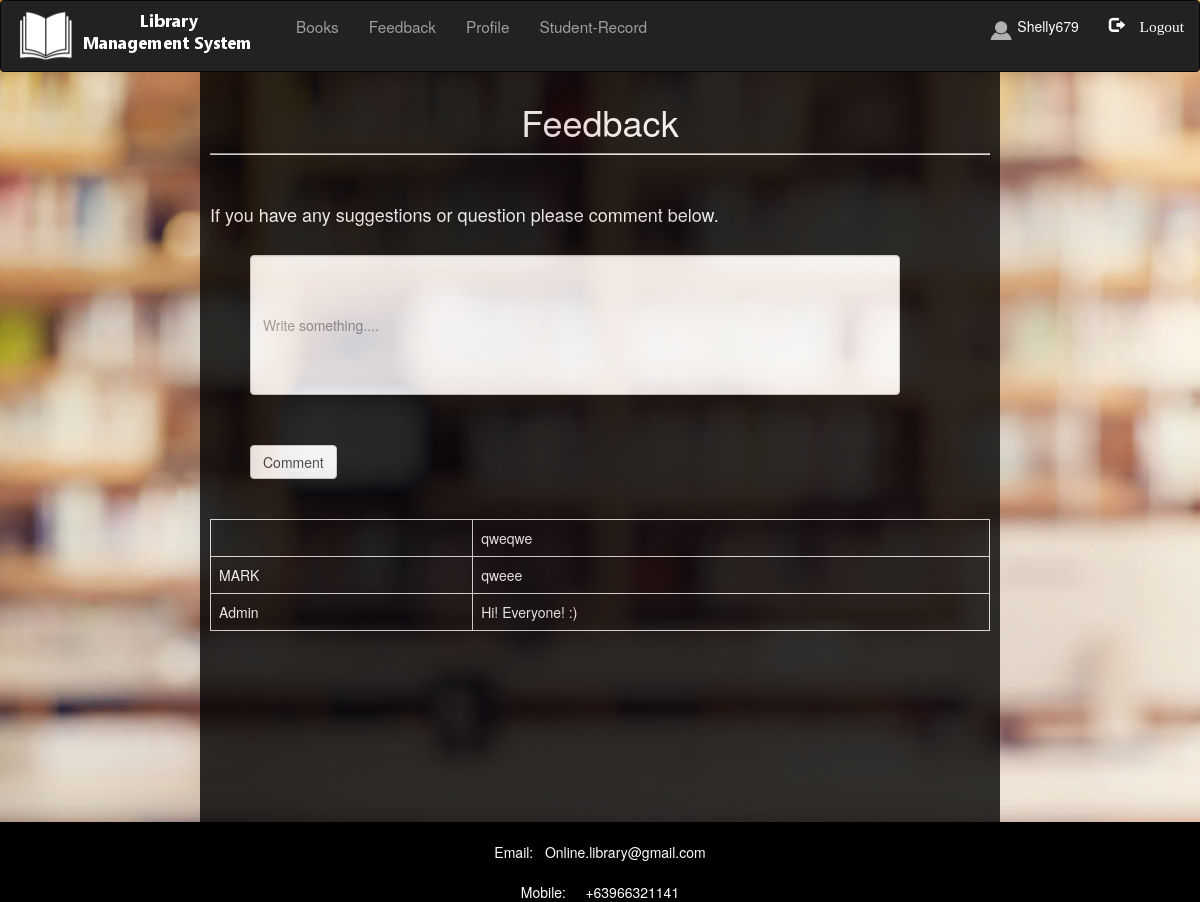
The app's page /admin/feedback.php (signed in) with its own data.
### tables this page shows
CREATE TABLE `comments` (
  `ID` int(1) NOT NULL,
  `username` varchar(100) NOT NULL,
  `comment` varchar(500) DEFAULT NULL
);

### admin/feedback.php (the view, shortened to what this page needs)
<?php
    include "navbar.php";
    include "connection.php";
?>
<!DOCTYPE html>
     <html>
         <head>
             <link rel="stylesheet" type="text/css" href="css/style.css">
        <link rel="stylesheet" href="https://maxcdn.bootstrapcdn.com/bootstrap/3.4.1/css/bootstrap.min.css">
         </head>
         <body>
             <div class = "wrapper">
                 <h1> Feedback </h1>
                 <hr>
                 <h4> If you have any suggestions or question please comment below. </h4>
             <form action="" method = "post">
                 <input class ="form-control" type="text" name = "comment" placeholder = "Write something.... " >
                 <input class= "btn btn-default" type="submit" name = "submit" value = "Comment">
             </form>
             <div class= "scroll">
             <?php
             if(isset($_POST['submit']))
             {
                $sql = "INSERT INTO comments VALUES ('' , 'Admin','$_POST[comment]');";
                if(mysqli_query($db, $sql))
                {
                $q = "SELECT * FROM comments ORDER BY comments.id DESC";
                $res = mysqli_query($db, $q);
                echo "<table class='table table-bordered'>";
                while($row = mysqli_fetch_assoc($res))
                {
                echo "<tr>";
                echo "<td>"; echo $row['username']; echo "</td>";
                echo "<td>"; echo $row['comment']; echo "</td>";
                echo "</tr>";
                }
                echo "</table>";
            }
        }
        else{
            $q = "SELECT * FROM comments ORDER BY comments.id DESC";
                $res = mysqli_query($db, $q);
                echo "<table class='table table-bordered'>";
                while($row = mysqli_fetch_assoc($res))
                {
                echo "<tr>";
                echo "<td>"; echo $row['username']; echo "</td>";
                echo "<td>"; echo $row['comment']; echo "</td>";
                echo "</tr>";
                }
                echo "</table>";
        }
             ?>
                </div>
          </div>
            <br><footer>
            <p class = "foot">
                <br>
                Email: &nbsp Online.library@gmail.com <br><br>
                Mobile: &nbsp &nbsp +63966321141
            </p>
        </footer>
         </body>
     </html>

### admin/css/style.css (style rules this page uses)
html, body, div, span, object, iframe, h1, h2, h3, h4, h5, h6, p, blockquote, pre, abbr, address, cite, code, del, dfn, em, img, ins, kbd, q, samp, small, strong, sub, sup, var, b, i, dl, dt, dd, ol, ul, li, fieldset, form, label, legend, table, caption, tbody, tfoot, thead, tr, th, td, article, aside, canvas, details, figcaption, figure, footer, header, hgroup, menu, nav, section, summary, time, mark, audio, video { margin:0; padding:0; border:0; outline:0; font-size:100%; vertical-align:baseline; background:transparent; }
body { line-height:1; }
article,aside,details,figcaption,figure, footer,header,hgroup,menu,nav,section { display:block; }
table { border-collapse:collapse; border-spacing:0; }
hr { display:block; height:1px; border:0; border-top:1px solid #cccccc; margin:1em 0; padding:0; }
input, select { vertical-align:middle; }
.wrapper { height: 695px; width: 1349px; }
footer { width: 100%; height: 80px; background-color: black; }
h1 { text-align: center; color: rgb(27, 27, 27); }
.foot { color: white; text-align: center; padding-top: -1px; }
hr { display: block; margin-top: 0.8em; margin-bottom: 0.5em; margin-left: auto; margin-right: auto; border-style: inset; border-width: 1px; }

### admin/feedback.php (style rules this page uses)
body { background-image: url("image/2.jpg"); }
.wrapper { width: 800px; height: 750px; background-color: black; opacity: .8; color:white; padding: 10px; margin: -20px auto; }
.form-control { height:140px; width: 650px; margin-top:30px; margin-left: 40px; }
.btn { margin-top: 50px; margin-left:40px; margin-bottom:20px; }
h4 { margin-top:50px; }
hr { display: block; margin-top: 0.8em; margin-bottom: 0.5em; margin-left: auto; margin-right: auto; border-style: inset; border-width: 1px; }
.table { margin-top: 20px; color:white; }
.scroll { width: 100%; height:300px; overflow:auto; }

### records on screen
comments: comment "qweqwe"
comments: username "MARK", comment "qweee"
comments: username "Admin", comment "Hi! Everyone! :)"

### other values on screen
$_SESSION['login_admin'] "Shelly679"
